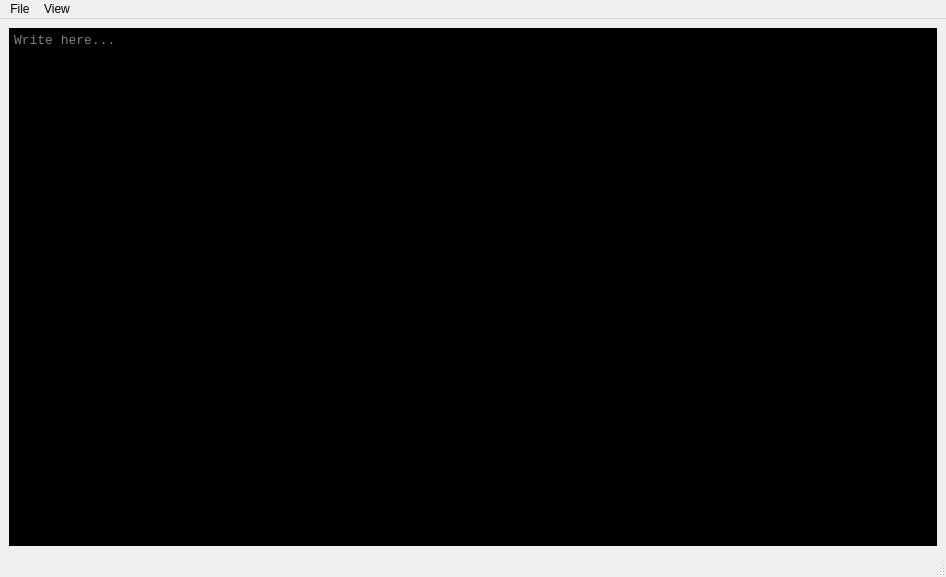
<?xml version="1.0" encoding="UTF-8"?>
<ui version="4.0">
 <class>MainWindow</class>
 <widget class="QMainWindow" name="MainWindow">
  <property name="geometry">
   <rect>
    <x>0</x>
    <y>0</y>
    <width>946</width>
    <height>577</height>
   </rect>
  </property>
  <property name="windowTitle">
   <string>Notepad Clone</string>
  </property>
  <widget class="QWidget" name="centralwidget">
   <layout class="QGridLayout" name="gridLayout">
    <item row="0" column="0">
     <widget class="QPlainTextEdit" name="plainTextEdit">
      <property name="palette">
       <palette>
        <active>
         <colorrole role="WindowText">
          <brush brushstyle="SolidPattern">
           <color alpha="255">
            <red>255</red>
            <green>255</green>
            <blue>255</blue>
           </color>
          </brush>
         </colorrole>
         <colorrole role="Button">
          <brush brushstyle="SolidPattern">
           <color alpha="255">
            <red>0</red>
            <green>0</green>
            <blue>0</blue>
           </color>
          </brush>
         </colorrole>
         <colorrole role="Light">
          <brush brushstyle="SolidPattern">
           <color alpha="255">
            <red>0</red>
            <green>0</green>
            <blue>0</blue>
           </color>
          </brush>
         </colorrole>
         <colorrole role="Midlight">
          <brush brushstyle="SolidPattern">
           <color alpha="255">
            <red>0</red>
            <green>0</green>
            <blue>0</blue>
           </color>
          </brush>
         </colorrole>
         <colorrole role="Dark">
          <brush brushstyle="SolidPattern">
           <color alpha="255">
            <red>0</red>
            <green>0</green>
            <blue>0</blue>
           </color>
          </brush>
         </colorrole>
         <colorrole role="Mid">
          <brush brushstyle="SolidPattern">
           <color alpha="255">
            <red>0</red>
            <green>0</green>
            <blue>0</blue>
           </color>
          </brush>
         </colorrole>
         <colorrole role="Text">
          <brush brushstyle="SolidPattern">
           <color alpha="255">
            <red>255</red>
            <green>255</green>
            <blue>255</blue>
           </color>
          </brush>
         </colorrole>
         <colorrole role="BrightText">
          <brush brushstyle="SolidPattern">
           <color alpha="255">
            <red>255</red>
            <green>255</green>
            <blue>255</blue>
           </color>
          </brush>
         </colorrole>
         <colorrole role="ButtonText">
          <brush brushstyle="SolidPattern">
           <color alpha="255">
            <red>255</red>
            <green>255</green>
            <blue>255</blue>
           </color>
          </brush>
         </colorrole>
         <colorrole role="Base">
          <brush brushstyle="SolidPattern">
           <color alpha="255">
            <red>0</red>
            <green>0</green>
            <blue>0</blue>
           </color>
          </brush>
         </colorrole>
         <colorrole role="Window">
          <brush brushstyle="SolidPattern">
           <color alpha="255">
            <red>0</red>
            <green>0</green>
            <blue>0</blue>
           </color>
          </brush>
         </colorrole>
         <colorrole role="Shadow">
          <brush brushstyle="SolidPattern">
           <color alpha="255">
            <red>0</red>
            <green>0</green>
            <blue>0</blue>
           </color>
          </brush>
         </colorrole>
         <colorrole role="AlternateBase">
          <brush brushstyle="SolidPattern">
           <color alpha="255">
            <red>0</red>
            <green>0</green>
            <blue>0</blue>
           </color>
          </brush>
         </colorrole>
         <colorrole role="ToolTipBase">
          <brush brushstyle="SolidPattern">
           <color alpha="255">
            <red>255</red>
            <green>255</green>
            <blue>220</blue>
           </color>
          </brush>
         </colorrole>
         <colorrole role="ToolTipText">
          <brush brushstyle="SolidPattern">
           <color alpha="255">
            <red>0</red>
            <green>0</green>
            <blue>0</blue>
           </color>
          </brush>
         </colorrole>
        </active>
        <inactive>
         <colorrole role="WindowText">
          <brush brushstyle="SolidPattern">
           <color alpha="255">
            <red>255</red>
            <green>255</green>
            <blue>255</blue>
           </color>
          </brush>
         </colorrole>
         <colorrole role="Button">
          <brush brushstyle="SolidPattern">
           <color alpha="255">
            <red>0</red>
            <green>0</green>
            <blue>0</blue>
           </color>
          </brush>
         </colorrole>
         <colorrole role="Light">
          <brush brushstyle="SolidPattern">
           <color alpha="255">
            <red>0</red>
            <green>0</green>
            <blue>0</blue>
           </color>
          </brush>
         </colorrole>
         <colorrole role="Midlight">
          <brush brushstyle="SolidPattern">
           <color alpha="255">
            <red>0</red>
            <green>0</green>
            <blue>0</blue>
           </color>
          </brush>
         </colorrole>
         <colorrole role="Dark">
          <brush brushstyle="SolidPattern">
           <color alpha="255">
            <red>0</red>
            <green>0</green>
            <blue>0</blue>
           </color>
          </brush>
         </colorrole>
         <colorrole role="Mid">
          <brush brushstyle="SolidPattern">
           <color alpha="255">
            <red>0</red>
            <green>0</green>
            <blue>0</blue>
           </color>
          </brush>
         </colorrole>
         <colorrole role="Text">
          <brush brushstyle="SolidPattern">
           <color alpha="255">
            <red>255</red>
            <green>255</green>
            <blue>255</blue>
           </color>
          </brush>
         </colorrole>
         <colorrole role="BrightText">
          <brush brushstyle="SolidPattern">
           <color alpha="255">
            <red>255</red>
            <green>255</green>
            <blue>255</blue>
           </color>
          </brush>
         </colorrole>
         <colorrole role="ButtonText">
          <brush brushstyle="SolidPattern">
           <color alpha="255">
            <red>255</red>
            <green>255</green>
            <blue>255</blue>
           </color>
          </brush>
         </colorrole>
         <colorrole role="Base">
          <brush brushstyle="SolidPattern">
           <color alpha="255">
            <red>0</red>
            <green>0</green>
            <blue>0</blue>
           </color>
          </brush>
         </colorrole>
         <colorrole role="Window">
          <brush brushstyle="SolidPattern">
           <color alpha="255">
            <red>0</red>
            <green>0</green>
            <blue>0</blue>
           </color>
          </brush>
         </colorrole>
         <colorrole role="Shadow">
          <brush brushstyle="SolidPattern">
           <color alpha="255">
            <red>0</red>
            <green>0</green>
            <blue>0</blue>
           </color>
          </brush>
         </colorrole>
         <colorrole role="AlternateBase">
          <brush brushstyle="SolidPattern">
           <color alpha="255">
            <red>0</red>
            <green>0</green>
            <blue>0</blue>
           </color>
          </brush>
         </colorrole>
         <colorrole role="ToolTipBase">
          <brush brushstyle="SolidPattern">
           <color alpha="255">
            <red>255</red>
            <green>255</green>
            <blue>220</blue>
           </color>
          </brush>
         </colorrole>
         <colorrole role="ToolTipText">
          <brush brushstyle="SolidPattern">
           <color alpha="255">
            <red>0</red>
            <green>0</green>
            <blue>0</blue>
           </color>
          </brush>
         </colorrole>
        </inactive>
        <disabled>
         <colorrole role="WindowText">
          <brush brushstyle="SolidPattern">
           <color alpha="255">
            <red>0</red>
            <green>0</green>
            <blue>0</blue>
           </color>
          </brush>
         </colorrole>
         <colorrole role="Button">
          <brush brushstyle="SolidPattern">
           <color alpha="255">
            <red>0</red>
            <green>0</green>
            <blue>0</blue>
           </color>
          </brush>
         </colorrole>
         <colorrole role="Light">
          <brush brushstyle="SolidPattern">
           <color alpha="255">
            <red>0</red>
            <green>0</green>
            <blue>0</blue>
           </color>
          </brush>
         </colorrole>
         <colorrole role="Midlight">
          <brush brushstyle="SolidPattern">
           <color alpha="255">
            <red>0</red>
            <green>0</green>
            <blue>0</blue>
           </color>
          </brush>
         </colorrole>
         <colorrole role="Dark">
          <brush brushstyle="SolidPattern">
           <color alpha="255">
            <red>0</red>
            <green>0</green>
            <blue>0</blue>
           </color>
          </brush>
         </colorrole>
         <colorrole role="Mid">
          <brush brushstyle="SolidPattern">
           <color alpha="255">
            <red>0</red>
            <green>0</green>
            <blue>0</blue>
           </color>
          </brush>
         </colorrole>
         <colorrole role="Text">
          <brush brushstyle="SolidPattern">
           <color alpha="255">
            <red>0</red>
            <green>0</green>
            <blue>0</blue>
           </color>
          </brush>
         </colorrole>
         <colorrole role="BrightText">
          <brush brushstyle="SolidPattern">
           <color alpha="255">
            <red>255</red>
            <green>255</green>
            <blue>255</blue>
           </color>
          </brush>
         </colorrole>
         <colorrole role="ButtonText">
          <brush brushstyle="SolidPattern">
           <color alpha="255">
            <red>0</red>
            <green>0</green>
            <blue>0</blue>
           </color>
          </brush>
         </colorrole>
         <colorrole role="Base">
          <brush brushstyle="SolidPattern">
           <color alpha="255">
            <red>0</red>
            <green>0</green>
            <blue>0</blue>
           </color>
          </brush>
         </colorrole>
         <colorrole role="Window">
          <brush brushstyle="SolidPattern">
           <color alpha="255">
            <red>0</red>
            <green>0</green>
            <blue>0</blue>
           </color>
          </brush>
         </colorrole>
         <colorrole role="Shadow">
          <brush brushstyle="SolidPattern">
           <color alpha="255">
            <red>0</red>
            <green>0</green>
            <blue>0</blue>
           </color>
          </brush>
         </colorrole>
         <colorrole role="AlternateBase">
          <brush brushstyle="SolidPattern">
           <color alpha="255">
            <red>0</red>
            <green>0</green>
            <blue>0</blue>
           </color>
          </brush>
         </colorrole>
         <colorrole role="ToolTipBase">
          <brush brushstyle="SolidPattern">
           <color alpha="255">
            <red>255</red>
            <green>255</green>
            <blue>220</blue>
           </color>
          </brush>
         </colorrole>
         <colorrole role="ToolTipText">
          <brush brushstyle="SolidPattern">
           <color alpha="255">
            <red>0</red>
            <green>0</green>
            <blue>0</blue>
           </color>
          </brush>
         </colorrole>
        </disabled>
       </palette>
      </property>
      <property name="font">
       <font>
        <family>Lucida Console</family>
        <pointsize>10</pointsize>
       </font>
      </property>
      <property name="mouseTracking">
       <bool>false</bool>
      </property>
      <property name="autoFillBackground">
       <bool>false</bool>
      </property>
      <property name="styleSheet">
       <string notr="true"/>
      </property>
      <property name="backgroundVisible">
       <bool>false</bool>
      </property>
      <property name="placeholderText">
       <string>Write here...</string>
      </property>
     </widget>
    </item>
   </layout>
  </widget>
  <widget class="QMenuBar" name="menubar">
   <property name="geometry">
    <rect>
     <x>0</x>
     <y>0</y>
     <width>946</width>
     <height>26</height>
    </rect>
   </property>
   <widget class="QMenu" name="menuFile">
    <property name="title">
     <string>File</string>
    </property>
    <addaction name="actionOpen"/>
    <addaction name="actionSave"/>
    <addaction name="actionExit"/>
   </widget>
   <widget class="QMenu" name="menuView">
    <property name="title">
     <string>View</string>
    </property>
    <widget class="QMenu" name="menuFont">
     <property name="title">
      <string>Font</string>
     </property>
     <addaction name="action12px"/>
     <addaction name="action18px"/>
     <addaction name="action24px"/>
    </widget>
    <addaction name="menuFont"/>
   </widget>
   <addaction name="menuFile"/>
   <addaction name="menuView"/>
  </widget>
  <widget class="QStatusBar" name="statusbar"/>
  <action name="actionOpen">
   <property name="text">
    <string>Open</string>
   </property>
  </action>
  <action name="actionSave">
   <property name="text">
    <string>Save</string>
   </property>
  </action>
  <action name="actionExit">
   <property name="text">
    <string>Exit</string>
   </property>
  </action>
  <action name="action12px">
   <property name="text">
    <string>12px</string>
   </property>
  </action>
  <action name="action18px">
   <property name="text">
    <string>18px</string>
   </property>
  </action>
  <action name="action24px">
   <property name="text">
    <string>24px</string>
   </property>
  </action>
 </widget>
 <resources/>
 <connections/>
</ui>
